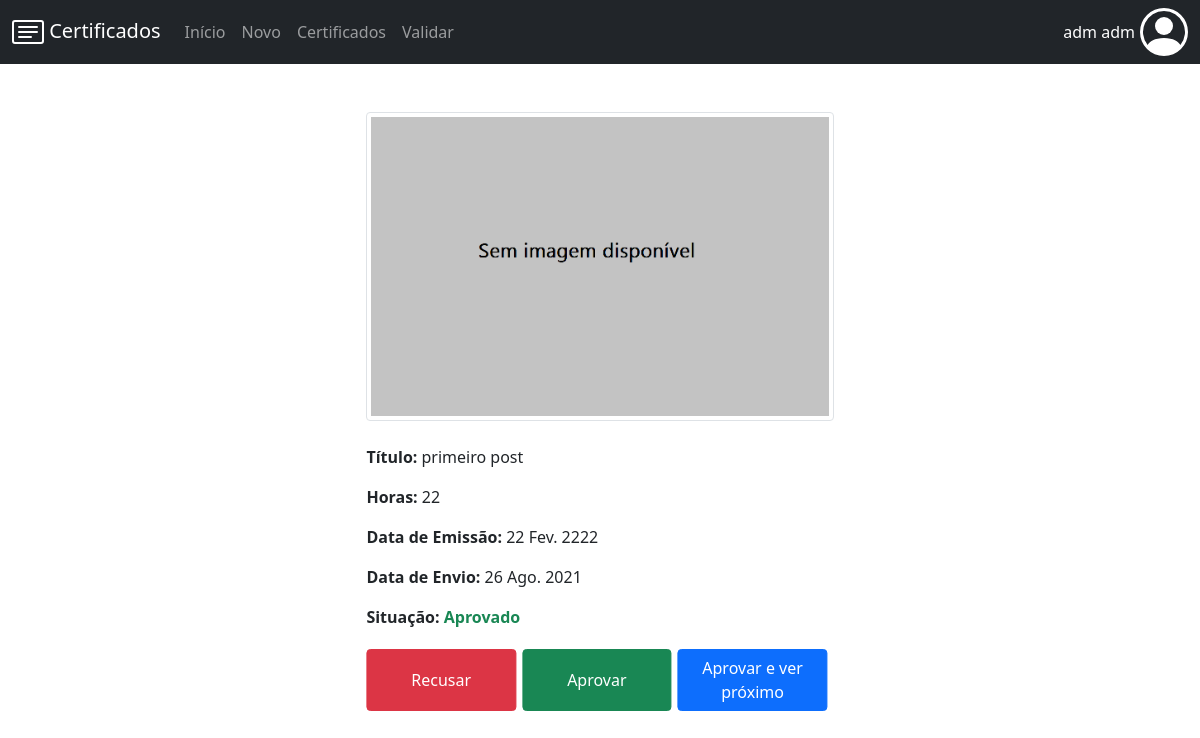
/certificados/128/ (signed in), run on an earlier commit of the app's database.
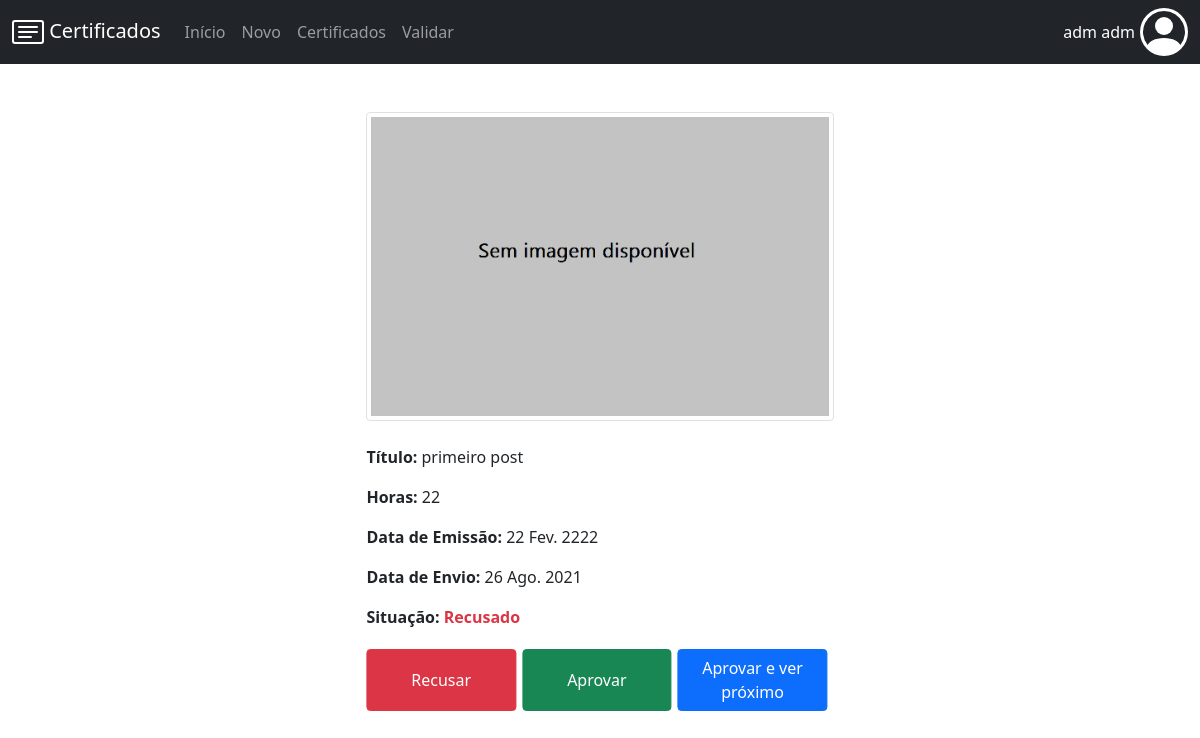
And on a later commit of the database.
### certificados/views.py (the view)
# urls.py: path('<int:id>/', views.ver_certificado, name='ver_certificado'),
def ver_certificado(request, id):
    c = Certificado.objects.get(id=id)
    if c.usuario == request.user or request.user.is_superuser:
        form = FormValidarCertificado()
        situacao = ["Aprovado", "Pendente", "Recusado", "Erro"]
        contexto = {'c': c, 'situacao': situacao, 'form': form}
        return render(request, 'certificados/certificado.html', contexto)
    else:
        return HttpResponseRedirect("/certificados/")

### certificados/models.py (called while the page is built)
    def __str__(self):
        return self.titulo + " (" + str(self.id) + ")"

### certificados/templates/certificados/certificado.html (shortened to what this page needs)
{% extends 'certificados/base.html' %}
{% block conteudo %}
    <h2 class="font-weight-light pb-3">{{titulo}}</h2>
    {% if c %}
        <center>
            <img src="{{ c.imagem.url }}" class="img-fluid img-thumbnail imagem">
            <br><br>
        </center>
        <div class="ver_certificado">
            <p><span class="fw-bold">Título: </span>{{c.titulo}}</p>
            <p><span class="fw-bold">Horas: </span>{{c.horas}}</p>
            <p><span class="fw-bold">Data de Emissão: </span>{{c.data_emissao|date:'d M. Y'}}</p>
            <p><span class="fw-bold">Data de Envio: </span>{{c.data_envio|date:'d M. Y'}}</p>
            {% if c.situacao == 1 %}
                <p><span class="fw-bold">Situação: </span><span id="situacao_{{c}}" class="fw-bold situacao_aprovado"> {{situacao.0}} </span></p>
            {% elif c.situacao == 2 %}
                <p><span class="fw-bold">Situação: </span><span id="situacao_{{c}}" class="fw-bold situacao_pendente"> {{situacao.1}} </span></p>
            {% elif c.situacao == 3 %}
                <p><span class="fw-bold">Situação: </span><span id="situacao_{{c}}" class="fw-bold situacao_recusado"> {{situacao.2}} </span></p>
            {% else %}
                <p><span class="fw-bold">Situação: </span><span id="situacao_{{c}}" class="fw-bold situacao_erro"> {{situacao.3}} </span></p>
            {% endif %}
        </div>
    {% else %}
            <p> Certificado inexistente. </p>
    {% endif %}
    {% if user.is_superuser %}
            <form action="/certificados/validar/{{ c.id }}/" method="POST">
                <div class="botoes-Vercertificado">
                    <button onclick="att_formValidarCertificado('recusar')" type="submit" class="btn btn-danger">Recusar</button>
                    <button onclick="att_formValidarCertificado('aprovar')" type="submit" class="btn btn-success">Aprovar</button>
                    <button onclick="att_formValidarCertificado('aprovar-proximo')" type="submit" class="btn btn-primary">Aprovar e ver próximo</button>
                </div>
            </form><br><br>
    {% endif%}
{% endblock %}

What changed in the data, as far as the page shows it:
changed Certificado "primeiro post": situacao 1 → 3 (drawn)
Also different on the page:
{{ situacao.2 }}: (not shown) → "Recusado"
{{ situacao.0 }}: "Aprovado" → (not shown)
